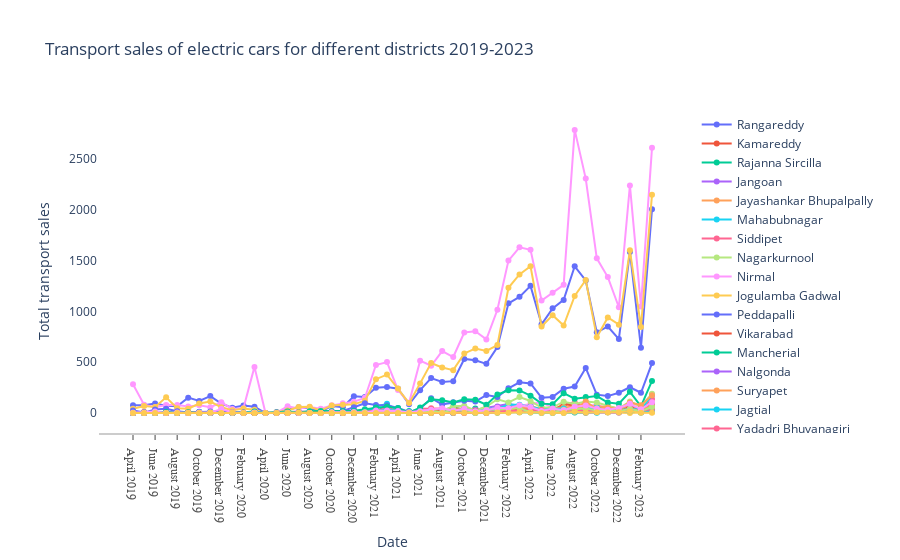

Here is the notebook cell this chart was saved with:
### Code cell
fig = go.Figure()
for df_dict in distric_data_list:
    dist = df_dict["dist"]
    df_dist = df_dict["df"]
# fig.add_trace(go.Scatter(x=df_stocks.date, y=df_stocks.AAPL, mode="lines", name="Apple"))
    fig.add_trace(go.Scatter(x=df_dist.disp_date, y=df_dist.fuel_type_electric, mode="lines+markers", name=dist))
# fig.add_trace(go.Scatter(x=df_stocks.date, y=df_stocks.GOOG, mode="lines+markers", name="Google", line=dict(color="firebrick", width=2, dash="dashdot")))

# fig.update_layout(title="Stock price data 2018 - 2020", xaxis_title="Date", yaxis_title="Price")
fig.update_layout(
    xaxis=dict(
        showline=True,
        showgrid=True,
        showticklabels=True,
        linecolor="rgb(204, 204, 204)",
        linewidth=2,
        ticks="outside",
        tickfont=dict(family="Arial", size=12, color="rgb(82, 82, 82)")
    ),
    yaxis=dict(
        showline=True,
        zeroline=True,
        showgrid=True,
        showticklabels=True
    ),
    autosize=True,
    margin=dict(
        autoexpand=True,
        l=100,
        r=20, 
        t=110
    ),
    plot_bgcolor="white"
)

fig.update_layout(title="Transport sales of electric cars for different districts 2019-2023", xaxis_title="Date", yaxis_title="Total transport sales",showlegend = True)

### Figure 1 — Plotly figure (JSON) as saved in the notebook; plotly's stock layout.template omitted (floating-point values rounded to 4 significant figures)
{"data": [{"mode": "lines+markers", "name": "Rangareddy", "type": "scatter", "x": ["April 2019", "May 2019", "June 2019", "July 2019", "August 2019", "September 2019", "October 2019", "November 2019", "December 2019", "January 2020", "February 2020", "March 2020", "April 2020", "May 2020", "June 2020", "July 2020", "August 2020", "September 2020", "October 2020", "November 2020", "December 2020", "January 2021", "February 2021", "March 2021", "April 2021", "May 2021", "June 2021", "July 2021", "August 2021", "September 2021", "October 2021", "November 2021", "December 2021", "January 2022", "February 2022", "March 2022", "April 2022", "May 2022", "June 2022", "July 2022", "August 2022", "September 2022", "October 2022", "November 2022", "December 2022", "January 2023", "February 2023", "March 2023"], "y": [76, 76, 95, 72, 68, 152, 120, 167, 94, 52, 75, 62, 0, 8, 36, 58, 48, 16, 69, 58, 165, 158, 249, 257, 240, 86, 225, 344, 305, 314, 532, 519, 484, 649, 1078, 1142, 1250, 872, 1029, 1112, 1442, 1303, 793, 851, 727, 1582, 642, 2003]}, {"mode": "lines+markers", "name": "Kamareddy", "type": "scatter", "x": ["April 2019", "May 2019", "June 2019", "July 2019", "August 2019", "September 2019", "October 2019", "November 2019", "December 2019", "January 2020", "February 2020", "March 2020", "April 2020", "May 2020", "June 2020", "July 2020", "August 2020", "September 2020", "October 2020", "November 2020", "December 2020", "January 2021", "February 2021", "March 2021", "April 2021", "May 2021", "June 2021", "July 2021", "August 2021", "September 2021", "October 2021", "November 2021", "December 2021", "January 2022", "February 2022", "March 2022", "April 2022", "May 2022", "June 2022", "July 2022", "August 2022", "September 2022", "October 2022", "November 2022", "December 2022", "January 2023", "February 2023", "March 2023"], "y": [6, 10, 8, 0, 2, 4, 0, 4, 4, 0, 0, 0, 0, 0, 0, 4, 0, 20, 12, 2, 0, 10, 28, 10, 8, 0, 19, 12, 7, 4, 18, 10, 12, 16, 33, 44, 31, 18, 6, 22, 24, 34, 16, 10, 21, 44, 15, 32]}, {"mode": "lines+markers", "name": "Rajanna Sircilla", "type": "scatter", "x": ["April 2019", "May 2019", "June 2019", "July 2019", "August 2019", "September 2019", "October 2019", "November 2019", "December 2019", "January 2020", "February 2020", "March 2020", "April 2020", "May 2020", "June 2020", "July 2020", "August 2020", "September 2020", "October 2020", "November 2020", "December 2020", "January 2021", "February 2021", "March 2021", "April 2021", "May 2021", "June 2021", "July 2021", "August 2021", "September 2021", "October 2021", "November 2021", "December 2021", "January 2022", "February 2022", "March 2022", "April 2022", "May 2022", "June 2022", "July 2022", "August 2022", "September 2022", "October 2022", "November 2022", "December 2022", "January 2023", "February 2023", "March 2023"], "y": [0, 4, 0, 0, 0, 0, 0, 0, 2, 0, 0, 0, 0, 0, 0, 0, 0, 2, 0, 2, 0, 16, 18, 66, 2, 20, 20, 24, 23, 54, 30, 44, 9, 42, 43, 51, 20, 12, 12, 26, 44, 52, 23, 40, 24, 73, 19, 71]}, {"mode": "lines+markers", "name": "Jangoan", "type": "scatter", "x": ["April 2019", "May 2019", "June 2019", "July 2019", "August 2019", "September 2019", "October 2019", "November 2019", "December 2019", "January 2020", "February 2020", "March 2020", "April 2020", "May 2020", "June 2020", "July 2020", "August 2020", "September 2020", "October 2020", "November 2020", "December 2020", "January 2021", "February 2021", "March 2021", "April 2021", "May 2021", "June 2021", "July 2021", "August 2021", "September 2021", "October 2021", "November 2021", "December 2021", "January 2022", "February 2022", "March 2022", "April 2022", "May 2022", "June 2022", "July 2022", "August 2022", "September 2022", "October 2022", "November 2022", "December 2022", "January 2023", "February 2023", "March 2023"], "y": [2, 0, 0, 0, 0, 0, 4, 0, 0, 0, 0, 0, 0, 0, 0, 0, 0, 0, 0, 4, 0, 0, 2, 2, 0, 2, 0, 4, 2, 4, 8, 8, 8, 10, 11, 16, 22, 20, 9, 12, 14, 17, 17, 9, 11, 12, 13, 23]}, {"mode": "lines+markers", "name": "Jayashankar Bhupalpally", "type": "scatter", "x": ["April 2019", "May 2019", "June 2019", "July 2019", "August 2019", "September 2019", "October 2019", "November 2019", "December 2019", "January 2020", "February 2020", "March 2020", "April 2020", "May 2020", "June 2020", "July 2020", "August 2020", "September 2020", "October 2020", "November 2020", "December 2020", "January 2021", "February 2021", "March 2021", "April 2021", "May 2021", "June 2021", "July 2021", "August 2021", "September 2021", "October 2021", "November 2021", "December 2021", "January 2022", "February 2022", "March 2022", "April 2022", "May 2022", "June 2022", "July 2022", "August 2022", "September 2022", "October 2022", "November 2022", "December 2022", "January 2023", "February 2023", "March 2023"], "y": [0, 0, 0, 1, 2, 0, 0, 0, 0, 2, 0, 2, 0, 2, 0, 0, 0, 4, 0, 0, 2, 0, 0, 0, 10, 2, 2, 2, 8, 6, 8, 2, 3, 10, 32, 26, 34, 7, 6, 14, 35, 18, 13, 21, 22, 28, 10, 19]}, {"mode": "lines+markers", "name": "Mahabubnagar", "type": "scatter", "x": ["April 2019", "May 2019", "June 2019", "July 2019", "August 2019", "September 2019", "October 2019", "November 2019", "December 2019", "January 2020", "February 2020", "March 2020", "April 2020", "May 2020", "June 2020", "July 2020", "August 2020", "September 2020", "October 2020", "November 2020", "December 2020", "January 2021", "February 2021", "March 2021", "April 2021", "May 2021", "June 2021", "July 2021", "August 2021", "September 2021", "October 2021", "November 2021", "December 2021", "January 2022", "February 2022", "March 2022", "April 2022", "May 2022", "June 2022", "July 2022", "August 2022", "September 2022", "October 2022", "November 2022", "December 2022", "January 2023", "February 2023", "March 2023"], "y": [0, 4, 6, 2, 4, 0, 14, 2, 4, 2, 2, 4, 0, 2, 4, 6, 4, 4, 4, 18, 4, 6, 64, 92, 19, 4, 7, 15, 20, 25, 22, 32, 34, 41, 34, 71, 55, 24, 17, 21, 32, 39, 35, 30, 13, 47, 17, 57]}, {"mode": "lines+markers", "name": "Siddipet", "type": "scatter", "x": ["April 2019", "May 2019", "June 2019", "July 2019", "August 2019", "September 2019", "October 2019", "November 2019", "December 2019", "January 2020", "February 2020", "March 2020", "April 2020", "May 2020", "June 2020", "July 2020", "August 2020", "September 2020", "October 2020", "November 2020", "December 2020", "January 2021", "February 2021", "March 2021", "April 2021", "May 2021", "June 2021", "July 2021", "August 2021", "September 2021", "October 2021", "November 2021", "December 2021", "January 2022", "February 2022", "March 2022", "April 2022", "May 2022", "June 2022", "July 2022", "August 2022", "September 2022", "October 2022", "November 2022", "December 2022", "January 2023", "February 2023", "March 2023"], "y": [0, 2, 6, 0, 4, 2, 0, 2, 0, 0, 2, 4, 0, 0, 0, 2, 0, 0, 0, 2, 30, 6, 14, 58, 6, 2, 43, 48, 46, 34, 40, 30, 14, 60, 75, 47, 44, 53, 17, 82, 103, 64, 55, 69, 40, 77, 31, 138]}, {"mode": "lines+markers", "name": "Nagarkurnool", "type": "scatter", "x": ["April 2019", "May 2019", "June 2019", "July 2019", "August 2019", "September 2019", "October 2019", "November 2019", "December 2019", "January 2020", "February 2020", "March 2020", "April 2020", "May 2020", "June 2020", "July 2020", "August 2020", "September 2020", "October 2020", "November 2020", "December 2020", "January 2021", "February 2021", "March 2021", "April 2021", "May 2021", "June 2021", "July 2021", "August 2021", "September 2021", "October 2021", "November 2021", "December 2021", "January 2022", "February 2022", "March 2022", "April 2022", "May 2022", "June 2022", "July 2022", "August 2022", "September 2022", "October 2022", "November 2022", "December 2022", "January 2023", "February 2023", "March 2023"], "y": [0, 0, 0, 0, 0, 0, 0, 0, 0, 0, 6, 2, 0, 0, 2, 0, 4, 0, 0, 6, 3, 0, 8, 4, 2, 0, 0, 4, 6, 5, 8, 18, 13, 17, 26, 6, 24, 12, 4, 10, 14, 12, 6, 8, 11, 22, 6, 42]}, {"mode": "lines+markers", "name": "Nirmal", "type": "scatter", "x": ["April 2019", "May 2019", "June 2019", "July 2019", "August 2019", "September 2019", "October 2019", "November 2019", "December 2019", "January 2020", "February 2020", "March 2020", "April 2020", "May 2020", "June 2020", "July 2020", "August 2020", "September 2020", "October 2020", "November 2020", "December 2020", "January 2021", "February 2021", "March 2021", "April 2021", "May 2021", "June 2021", "July 2021", "August 2021", "September 2021", "October 2021", "November 2021", "December 2021", "January 2022", "February 2022", "March 2022", "April 2022", "May 2022", "June 2022", "July 2022", "August 2022", "September 2022", "October 2022", "November 2022", "December 2022", "January 2023", "February 2023", "March 2023"], "y": [2, 0, 2, 0, 0, 0, 0, 1, 0, 0, 0, 2, 0, 4, 0, 22, 6, 5, 4, 8, 8, 4, 19, 15, 6, 0, 4, 18, 26, 42, 36, 14, 28, 34, 75, 72, 88, 108, 52, 27, 49, 60, 87, 35, 24, 47, 31, 64]}, {"mode": "lines+markers", "name": "Jogulamba Gadwal", "type": "scatter", "x": ["April 2019", "May 2019", "June 2019", "July 2019", "August 2019", "September 2019", "October 2019", "November 2019", "December 2019", "January 2020", "February 2020", "March 2020", "April 2020", "May 2020", "June 2020", "July 2020", "August 2020", "September 2020", "October 2020", "November 2020", "December 2020", "January 2021", "February 2021", "March 2021", "April 2021", "May 2021", "June 2021", "July 2021", "August 2021", "September 2021", "October 2021", "November 2021", "December 2021", "January 2022", "February 2022", "March 2022", "April 2022", "May 2022", "June 2022", "July 2022", "August 2022", "September 2022", "October 2022", "November 2022", "December 2022", "January 2023", "February 2023", "March 2023"], "y": [0, 0, 0, 2, 2, 0, 0, 0, 0, 2, 0, 0, 0, 0, 0, 6, 2, 0, 5, 6, 0, 0, 0, 4, 0, 0, 7, 4, 8, 2, 2, 6, 2, 2, 8, 11, 14, 8, 14, 3, 5, 2, 12, 8, 3, 2, 5, 8]}, {"mode": "lines+markers", "name": "Peddapalli", "type": "scatter", "x": ["April 2019", "May 2019", "June 2019", "July 2019", "August 2019", "September 2019", "October 2019", "November 2019", "December 2019", "January 2020", "February 2020", "March 2020", "April 2020", "May 2020", "June 2020", "July 2020", "August 2020", "September 2020", "October 2020", "November 2020", "December 2020", "January 2021", "February 2021", "March 2021", "April 2021", "May 2021", "June 2021", "July 2021", "August 2021", "September 2021", "October 2021", "November 2021", "December 2021", "January 2022", "February 2022", "March 2022", "April 2022", "May 2022", "June 2022", "July 2022", "August 2022", "September 2022", "October 2022", "November 2022", "December 2022", "January 2023", "February 2023", "March 2023"], "y": [4, 4, 8, 0, 2, 2, 0, 0, 0, 2, 0, 2, 0, 0, 2, 2, 0, 0, 4, 5, 2, 2, 6, 16, 6, 0, 3, 13, 20, 12, 16, 16, 22, 29, 42, 40, 38, 24, 23, 26, 30, 41, 37, 20, 21, 50, 37, 57]}, {"mode": "lines+markers", "name": "Vikarabad", "type": "scatter", "x": ["April 2019", "May 2019", "June 2019", "July 2019", "August 2019", "September 2019", "October 2019", "November 2019", "December 2019", "January 2020", "February 2020", "March 2020", "April 2020", "May 2020", "June 2020", "July 2020", "August 2020", "September 2020", "October 2020", "November 2020", "December 2020", "January 2021", "February 2021", "March 2021", "April 2021", "May 2021", "June 2021", "July 2021", "August 2021", "September 2021", "October 2021", "November 2021", "December 2021", "January 2022", "February 2022", "March 2022", "April 2022", "May 2022", "June 2022", "July 2022", "August 2022", "September 2022", "October 2022", "November 2022", "December 2022", "January 2023", "February 2023", "March 2023"], "y": [6, 4, 2, 4, 4, 8, 8, 2, 2, 4, 2, 4, 0, 0, 2, 1, 4, 0, 2, 0, 2, 13, 21, 28, 10, 2, 10, 34, 27, 45, 43, 33, 23, 37, 56, 63, 36, 18, 30, 86, 75, 72, 40, 14, 17, 67, 15, 91]}, {"mode": "lines+markers", "name": "Mancherial", "type": "scatter", "x": ["April 2019", "May 2019", "June 2019", "July 2019", "August 2019", "September 2019", "October 2019", "November 2019", "December 2019", "January 2020", "February 2020", "March 2020", "April 2020", "May 2020", "June 2020", "July 2020", "August 2020", "September 2020", "October 2020", "November 2020", "December 2020", "January 2021", "February 2021", "March 2021", "April 2021", "May 2021", "June 2021", "July 2021", "August 2021", "September 2021", "October 2021", "November 2021", "December 2021", "January 2022", "February 2022", "March 2022", "April 2022", "May 2022", "June 2022", "July 2022", "August 2022", "September 2022", "October 2022", "November 2022", "December 2022", "January 2023", "February 2023", "March 2023"], "y": [9, 7, 0, 10, 2, 0, 11, 9, 7, 0, 1, 2, 0, 0, 0, 0, 7, 0, 2, 2, 0, 6, 12, 2, 0, 0, 0, 20, 10, 19, 26, 16, 21, 25, 29, 32, 16, 23, 11, 20, 30, 24, 10, 17, 29, 26, 10, 20]}, {"mode": "lines+markers", "name": "Nalgonda", "type": "scatter", "x": ["April 2019", "May 2019", "June 2019", "July 2019", "August 2019", "September 2019", "October 2019", "November 2019", "December 2019", "January 2020", "February 2020", "March 2020", "April 2020", "May 2020", "June 2020", "July 2020", "August 2020", "September 2020", "October 2020", "November 2020", "December 2020", "January 2021", "February 2021", "March 2021", "April 2021", "May 2021", "June 2021", "July 2021", "August 2021", "September 2021", "October 2021", "November 2021", "December 2021", "January 2022", "February 2022", "March 2022", "April 2022", "May 2022", "June 2022", "July 2022", "August 2022", "September 2022", "October 2022", "November 2022", "December 2022", "January 2023", "February 2023", "March 2023"], "y": [2, 4, 2, 2, 5, 4, 0, 2, 2, 4, 0, 0, 0, 0, 0, 0, 0, 0, 0, 2, 2, 2, 18, 15, 6, 2, 8, 6, 3, 29, 26, 34, 53, 66, 89, 73, 48, 27, 36, 42, 35, 56, 45, 38, 29, 93, 28, 78]}, {"mode": "lines+markers", "name": "Suryapet", "type": "scatter", "x": ["April 2019", "May 2019", "June 2019", "July 2019", "August 2019", "September 2019", "October 2019", "November 2019", "December 2019", "January 2020", "February 2020", "March 2020", "April 2020", "May 2020", "June 2020", "July 2020", "August 2020", "September 2020", "October 2020", "November 2020", "December 2020", "January 2021", "February 2021", "March 2021", "April 2021", "May 2021", "June 2021", "July 2021", "August 2021", "September 2021", "October 2021", "November 2021", "December 2021", "January 2022", "February 2022", "March 2022", "April 2022", "May 2022", "June 2022", "July 2022", "August 2022", "September 2022", "October 2022", "November 2022", "December 2022", "January 2023", "February 2023", "March 2023"], "y": [1, 0, 0, 0, 0, 0, 0, 0, 2, 0, 2, 0, 0, 0, 2, 0, 2, 6, 4, 2, 0, 6, 16, 24, 2, 0, 6, 8, 18, 16, 6, 18, 9, 28, 48, 34, 72, 36, 53, 56, 65, 41, 70, 56, 29, 91, 31, 70]}, {"mode": "lines+markers", "name": "Jagtial", "type": "scatter", "x": ["April 2019", "May 2019", "June 2019", "July 2019", "August 2019", "September 2019", "October 2019", "November 2019", "December 2019", "January 2020", "February 2020", "March 2020", "April 2020", "May 2020", "June 2020", "July 2020", "August 2020", "September 2020", "October 2020", "November 2020", "December 2020", "January 2021", "February 2021", "March 2021", "April 2021", "May 2021", "June 2021", "July 2021", "August 2021", "September 2021", "October 2021", "November 2021", "December 2021", "January 2022", "February 2022", "March 2022", "April 2022", "May 2022", "June 2022", "July 2022", "August 2022", "September 2022", "October 2022", "November 2022", "December 2022", "January 2023", "February 2023", "March 2023"], "y": [2, 0, 0, 0, 2, 0, 0, 0, 0, 2, 0, 6, 0, 2, 2, 6, 0, 4, 8, 10, 0, 2, 8, 42, 12, 2, 2, 14, 37, 23, 42, 25, 42, 44, 83, 83, 64, 41, 42, 46, 32, 42, 57, 33, 26, 46, 34, 179]}, {"mode": "lines+markers", "name": "Yadadri Bhuvanagiri", "type": "scatter", "x": ["April 2019", "May 2019", "June 2019", "July 2019", "August 2019", "September 2019", "October 2019", "November 2019", "December 2019", "January 2020", "February 2020", "March 2020", "April 2020", "May 2020", "June 2020", "July 2020", "August 2020", "September 2020", "October 2020", "November 2020", "December 2020", "January 2021", "February 2021", "March 2021", "April 2021", "May 2021", "June 2021", "July 2021", "August 2021", "September 2021", "October 2021", "November 2021", "December 2021", "January 2022", "February 2022", "March 2022", "April 2022", "May 2022", "June 2022", "July 2022", "August 2022", "September 2022", "October 2022", "November 2022", "December 2022", "January 2023", "February 2023", "March 2023"], "y": [2, 0, 2, 0, 2, 0, 0, 0, 0, 0, 2, 0, 0, 0, 0, 4, 1, 0, 0, 0, 4, 6, 2, 2, 8, 2, 12, 6, 13, 12, 8, 24, 18, 27, 36, 63, 16, 26, 28, 22, 37, 12, 14, 13, 28, 29, 13, 39]}, {"mode": "lines+markers", "name": "Karimnagar", "type": "scatter", "x": ["April 2019", "May 2019", "June 2019", "July 2019", "August 2019", "September 2019", "October 2019", "November 2019", "December 2019", "January 2020", "February 2020", "March 2020", "April 2020", "May 2020", "June 2020", "July 2020", "August 2020", "September 2020", "October 2020", "November 2020", "December 2020", "January 2021", "February 2021", "March 2021", "April 2021", "May 2021", "June 2021", "July 2021", "August 2021", "September 2021", "October 2021", "November 2021", "December 2021", "January 2022", "February 2022", "March 2022", "April 2022", "May 2022", "June 2022", "July 2022", "August 2022", "September 2022", "October 2022", "November 2022", "December 2022", "January 2023", "February 2023", "March 2023"], "y": [0, 0, 8, 0, 1, 0, 2, 5, 22, 0, 0, 0, 0, 2, 0, 6, 2, 0, 2, 0, 6, 6, 4, 0, 2, 3, 23, 26, 23, 68, 72, 24, 65, 136, 104, 158, 119, 52, 57, 112, 90, 114, 103, 73, 44, 114, 63, 191]}, {"mode": "lines+markers", "name": "Hyderabad", "type": "scatter", "x": ["April 2019", "May 2019", "June 2019", "July 2019", "August 2019", "September 2019", "October 2019", "November 2019", "December 2019", "January 2020", "February 2020", "March 2020", "April 2020", "May 2020", "June 2020", "July 2020", "August 2020", "September 2020", "October 2020", "November 2020", "December 2020", "January 2021", "February 2021", "March 2021", "April 2021", "May 2021", "June 2021", "July 2021", "August 2021", "September 2021", "October 2021", "November 2021", "December 2021", "January 2022", "February 2022", "March 2022", "April 2022", "May 2022", "June 2022", "July 2022", "August 2022", "September 2022", "October 2022", "November 2022", "December 2022", "January 2023", "February 2023", "March 2023"], "y": [284, 83, 58, 79, 79, 65, 77, 58, 106, 41, 48, 454, 0, 4, 67, 46, 59, 42, 76, 97, 111, 150, 472, 501, 227, 101, 515, 465, 609, 551, 792, 804, 724, 1015, 1498, 1628, 1605, 1106, 1182, 1260, 2782, 2304, 1520, 1336, 1040, 2237, 1048, 2606]}, {"mode": "lines+markers", "name": "Medchal_Malkajgiri", "type": "scatter", "x": ["April 2019", "May 2019", "June 2019", "July 2019", "August 2019", "September 2019", "October 2019", "November 2019", "December 2019", "January 2020", "February 2020", "March 2020", "April 2020", "May 2020", "June 2020", "July 2020", "August 2020", "September 2020", "October 2020", "November 2020", "December 2020", "January 2021", "February 2021", "March 2021", "April 2021", "May 2021", "June 2021", "July 2021", "August 2021", "September 2021", "October 2021", "November 2021", "December 2021", "January 2022", "February 2022", "March 2022", "April 2022", "May 2022", "June 2022", "July 2022", "August 2022", "September 2022", "October 2022", "November 2022", "December 2022", "January 2023", "February 2023", "March 2023"], "y": [42, 69, 60, 155, 48, 43, 94, 113, 57, 29, 46, 32, 0, 8, 26, 60, 62, 23, 75, 83, 86, 122, 333, 378, 242, 98, 292, 492, 448, 422, 586, 634, 611, 668, 1231, 1362, 1442, 850, 962, 860, 1151, 1308, 746, 939, 869, 1599, 846, 2144]}, {"mode": "lines+markers", "name": "Sangareddy", "type": "scatter", "x": ["April 2019", "May 2019", "June 2019", "July 2019", "August 2019", "September 2019", "October 2019", "November 2019", "December 2019", "January 2020", "February 2020", "March 2020", "April 2020", "May 2020", "June 2020", "July 2020", "August 2020", "September 2020", "October 2020", "November 2020", "December 2020", "January 2021", "February 2021", "March 2021", "April 2021", "May 2021", "June 2021", "July 2021", "August 2021", "September 2021", "October 2021", "November 2021", "December 2021", "January 2022", "February 2022", "March 2022", "April 2022", "May 2022", "June 2022", "July 2022", "August 2022", "September 2022", "October 2022", "November 2022", "December 2022", "January 2023", "February 2023", "March 2023"], "y": [25, 5, 35, 42, 18, 7, 12, 15, 16, 8, 3, 12, 0, 2, 6, 4, 14, 4, 14, 20, 58, 96, 80, 77, 50, 11, 41, 147, 86, 106, 122, 114, 177, 158, 243, 303, 291, 152, 159, 239, 261, 444, 181, 167, 200, 254, 200, 491]}, {"mode": "lines+markers", "name": "Medak", "type": "scatter", "x": ["April 2019", "May 2019", "June 2019", "July 2019", "August 2019", "September 2019", "October 2019", "November 2019", "December 2019", "January 2020", "February 2020", "March 2020", "April 2020", "May 2020", "June 2020", "July 2020", "August 2020", "September 2020", "October 2020", "November 2020", "December 2020", "January 2021", "February 2021", "March 2021", "April 2021", "May 2021", "June 2021", "July 2021", "August 2021", "September 2021", "October 2021", "November 2021", "December 2021", "January 2022", "February 2022", "March 2022", "April 2022", "May 2022", "June 2022", "July 2022", "August 2022", "September 2022", "October 2022", "November 2022", "December 2022", "January 2023", "February 2023", "March 2023"], "y": [2, 0, 4, 0, 0, 2, 0, 0, 0, 2, 0, 0, 0, 0, 0, 2, 2, 4, 3, 0, 2, 8, 15, 1, 2, 0, 9, 18, 24, 5, 15, 22, 13, 21, 25, 31, 32, 16, 10, 26, 24, 37, 19, 23, 30, 33, 21, 48]}, {"mode": "lines+markers", "name": "Nizamabad", "type": "scatter", "x": ["April 2019", "May 2019", "June 2019", "July 2019", "August 2019", "September 2019", "October 2019", "November 2019", "December 2019", "January 2020", "February 2020", "March 2020", "April 2020", "May 2020", "June 2020", "July 2020", "August 2020", "September 2020", "October 2020", "November 2020", "December 2020", "January 2021", "February 2021", "March 2021", "April 2021", "May 2021", "June 2021", "July 2021", "August 2021", "September 2021", "October 2021", "November 2021", "December 2021", "January 2022", "February 2022", "March 2022", "April 2022", "May 2022", "June 2022", "July 2022", "August 2022", "September 2022", "October 2022", "November 2022", "December 2022", "January 2023", "February 2023", "March 2023"], "y": [2, 4, 10, 10, 0, 8, 0, 6, 0, 2, 7, 16, 0, 8, 16, 8, 19, 21, 19, 20, 23, 38, 56, 65, 49, 4, 54, 135, 126, 105, 136, 131, 82, 182, 224, 223, 171, 93, 87, 196, 142, 157, 167, 104, 92, 209, 66, 316]}, {"mode": "lines+markers", "name": "Wanaparthy", "type": "scatter", "x": ["April 2019", "May 2019", "June 2019", "July 2019", "August 2019", "September 2019", "October 2019", "November 2019", "December 2019", "January 2020", "February 2020", "March 2020", "April 2020", "May 2020", "June 2020", "July 2020", "August 2020", "September 2020", "October 2020", "November 2020", "December 2020", "January 2021", "February 2021", "March 2021", "April 2021", "May 2021", "June 2021", "July 2021", "August 2021", "September 2021", "October 2021", "November 2021", "December 2021", "January 2022", "February 2022", "March 2022", "April 2022", "May 2022", "June 2022", "July 2022", "August 2022", "September 2022", "October 2022", "November 2022", "December 2022", "January 2023", "February 2023", "March 2023"], "y": [0, 0, 0, 0, 0, 0, 0, 2, 4, 4, 6, 0, 0, 6, 0, 4, 0, 0, 0, 4, 0, 0, 4, 6, 2, 0, 4, 9, 12, 7, 24, 16, 12, 26, 21, 13, 16, 9, 21, 12, 13, 6, 9, 10, 7, 22, 9, 20]}, {"mode": "lines+markers", "name": "Khammam", "type": "scatter", "x": ["April 2019", "May 2019", "June 2019", "July 2019", "August 2019", "September 2019", "October 2019", "November 2019", "December 2019", "January 2020", "February 2020", "March 2020", "April 2020", "May 2020", "June 2020", "July 2020", "August 2020", "September 2020", "October 2020", "November 2020", "December 2020", "January 2021", "February 2021", "March 2021", "April 2021", "May 2021", "June 2021", "July 2021", "August 2021", "September 2021", "October 2021", "November 2021", "December 2021", "January 2022", "February 2022", "March 2022", "April 2022", "May 2022", "June 2022", "July 2022", "August 2022", "September 2022", "October 2022", "November 2022", "December 2022", "January 2023", "February 2023", "March 2023"], "y": [4, 0, 4, 0, 0, 4, 2, 0, 0, 2, 2, 0, 0, 0, 6, 6, 0, 2, 4, 0, 2, 0, 0, 23, 2, 0, 2, 2, 6, 4, 12, 6, 14, 10, 31, 60, 51, 24, 19, 16, 41, 113, 42, 54, 41, 105, 78, 175]}, {"mode": "lines+markers", "name": "Mahabubabad", "type": "scatter", "x": ["April 2019", "May 2019", "June 2019", "July 2019", "August 2019", "September 2019", "October 2019", "November 2019", "December 2019", "January 2020", "February 2020", "March 2020", "April 2020", "May 2020", "June 2020", "July 2020", "August 2020", "September 2020", "October 2020", "November 2020", "December 2020", "January 2021", "February 2021", "March 2021", "April 2021", "May 2021", "June 2021", "July 2021", "August 2021", "September 2021", "October 2021", "November 2021", "December 2021", "January 2022", "February 2022", "March 2022", "April 2022", "May 2022", "June 2022", "July 2022", "August 2022", "September 2022", "October 2022", "November 2022", "December 2022", "January 2023", "February 2023", "March 2023"], "y": [1, 0, 0, 0, 2, 0, 0, 0, 2, 0, 0, 4, 0, 0, 4, 0, 0, 0, 0, 0, 0, 4, 0, 4, 0, 0, 0, 0, 0, 0, 6, 0, 0, 6, 12, 12, 7, 0, 2, 4, 6, 7, 4, 8, 14, 18, 6, 25]}, {"mode": "lines+markers", "name": "Bhadradri Kothagudem", "type": "scatter", "x": ["April 2019", "May 2019", "June 2019", "July 2019", "August 2019", "September 2019", "October 2019", "November 2019", "December 2019", "January 2020", "February 2020", "March 2020", "April 2020", "May 2020", "June 2020", "July 2020", "August 2020", "September 2020", "October 2020", "November 2020", "December 2020", "January 2021", "February 2021", "March 2021", "April 2021", "May 2021", "June 2021", "July 2021", "August 2021", "September 2021", "October 2021", "November 2021", "December 2021", "January 2022", "February 2022", "March 2022", "April 2022", "May 2022", "June 2022", "July 2022", "August 2022", "September 2022", "October 2022", "November 2022", "December 2022", "January 2023", "February 2023", "March 2023"], "y": [2, 2, 2, 0, 0, 0, 2, 0, 0, 0, 0, 0, 0, 2, 0, 0, 0, 2, 6, 2, 2, 0, 2, 6, 3, 0, 0, 4, 2, 4, 0, 8, 1, 11, 23, 20, 33, 31, 13, 10, 23, 30, 14, 13, 17, 44, 19, 43]}, {"mode": "lines+markers", "name": "Adilabad", "type": "scatter", "x": ["April 2019", "May 2019", "June 2019", "July 2019", "August 2019", "September 2019", "October 2019", "November 2019", "December 2019", "January 2020", "February 2020", "March 2020", "April 2020", "May 2020", "June 2020", "July 2020", "August 2020", "September 2020", "October 2020", "November 2020", "December 2020", "January 2021", "February 2021", "March 2021", "April 2021", "May 2021", "June 2021", "July 2021", "August 2021", "September 2021", "October 2021", "November 2021", "December 2021", "January 2022", "February 2022", "March 2022", "April 2022", "May 2022", "June 2022", "July 2022", "August 2022", "September 2022", "October 2022", "November 2022", "December 2022", "January 2023", "February 2023", "March 2023"], "y": [0, 0, 0, 0, 1, 0, 0, 0, 0, 0, 2, 0, 0, 0, 2, 0, 2, 2, 0, 4, 2, 8, 2, 12, 2, 2, 7, 22, 8, 36, 34, 4, 34, 36, 42, 50, 8, 12, 9, 33, 36, 45, 26, 24, 20, 41, 19, 60]}, {"mode": "lines+markers", "name": "Warangal", "type": "scatter", "x": ["April 2019", "May 2019", "June 2019", "July 2019", "August 2019", "September 2019", "October 2019", "November 2019", "December 2019", "January 2020", "February 2020", "March 2020", "April 2020", "May 2020", "June 2020", "July 2020", "August 2020", "September 2020", "October 2020", "November 2020", "December 2020", "January 2021", "February 2021", "March 2021", "April 2021", "May 2021", "June 2021", "July 2021", "August 2021", "September 2021", "October 2021", "November 2021", "December 2021", "January 2022", "February 2022", "March 2022", "April 2022", "May 2022", "June 2022", "July 2022", "August 2022", "September 2022", "October 2022", "November 2022", "December 2022", "January 2023", "February 2023", "March 2023"], "y": [3, 7, 16, 2, 6, 2, 6, 5, 41, 6, 1, 6, 0, 0, 0, 2, 2, 2, 8, 6, 10, 6, 26, 25, 20, 8, 19, 33, 47, 23, 43, 18, 29, 53, 48, 78, 59, 20, 44, 28, 62, 74, 44, 32, 50, 91, 38, 107]}, {"mode": "lines+markers", "name": "Kumurambheem Asifabad", "type": "scatter", "x": ["April 2019", "May 2019", "June 2019", "July 2019", "August 2019", "September 2019", "October 2019", "November 2019", "December 2019", "January 2020", "February 2020", "March 2020", "April 2020", "May 2020", "June 2020", "July 2020", "August 2020", "September 2020", "October 2020", "November 2020", "December 2020", "January 2021", "February 2021", "March 2021", "April 2021", "May 2021", "June 2021", "July 2021", "August 2021", "September 2021", "October 2021", "November 2021", "December 2021", "January 2022", "February 2022", "March 2022", "April 2022", "May 2022", "June 2022", "July 2022", "August 2022", "September 2022", "October 2022", "November 2022", "December 2022", "January 2023", "February 2023", "March 2023"], "y": [0, 2, 0, 2, 2, 0, 0, 6, 0, 6, 2, 0, 0, 0, 0, 4, 0, 0, 0, 0, 0, 0, 0, 0, 0, 0, 2, 2, 0, 4, 4, 4, 0, 6, 4, 8, 6, 2, 2, 2, 14, 6, 8, 7, 8, 18, 4, 4]}], "layout": {"autosize": true, "margin": {"autoexpand": true, "l": 100, "r": 20, "t": 110}, "plot_bgcolor": "white", "showlegend": true, "title": {"text": "Transport sales of electric cars for different districts 2019-2023"}, "xaxis": {"linecolor": "rgb(204, 204, 204)", "linewidth": 2, "showgrid": true, "showline": true, "showticklabels": true, "tickfont": {"color": "rgb(82, 82, 82)", "family": "Arial", "size": 12}, "ticks": "outside", "title": {"text": "Date"}}, "yaxis": {"showgrid": true, "showline": true, "showticklabels": true, "title": {"text": "Total transport sales"}, "zeroline": true}}}
